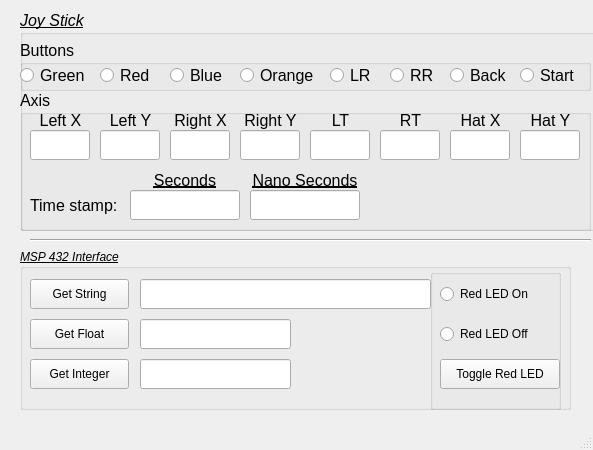
<?xml version="1.0" encoding="UTF-8"?>
<ui version="4.0">
 <class>MainWindow</class>
 <widget class="QMainWindow" name="MainWindow">
  <property name="geometry">
   <rect>
    <x>0</x>
    <y>0</y>
    <width>593</width>
    <height>450</height>
   </rect>
  </property>
  <property name="windowTitle">
   <string>Ros Qt Example</string>
  </property>
  <widget class="QWidget" name="centralWidget">
   <widget class="Line" name="line">
    <property name="geometry">
     <rect>
      <x>30</x>
      <y>230</y>
      <width>561</width>
      <height>20</height>
     </rect>
    </property>
    <property name="orientation">
     <enum>Qt::Horizontal</enum>
    </property>
   </widget>
   <widget class="QGroupBox" name="groupBox_msp432">
    <property name="geometry">
     <rect>
      <x>20</x>
      <y>249</y>
      <width>551</width>
      <height>161</height>
     </rect>
    </property>
    <property name="font">
     <font>
      <italic>true</italic>
      <underline>true</underline>
     </font>
    </property>
    <property name="title">
     <string>MSP 432 Interface</string>
    </property>
    <widget class="QLineEdit" name="lineEdit_float">
     <property name="geometry">
      <rect>
       <x>120</x>
       <y>70</y>
       <width>151</width>
       <height>30</height>
      </rect>
     </property>
     <property name="font">
      <font>
       <italic>false</italic>
       <underline>false</underline>
      </font>
     </property>
     <property name="focusPolicy">
      <enum>Qt::ClickFocus</enum>
     </property>
    </widget>
    <widget class="QPushButton" name="pushButton_integer">
     <property name="geometry">
      <rect>
       <x>10</x>
       <y>110</y>
       <width>99</width>
       <height>30</height>
      </rect>
     </property>
     <property name="font">
      <font>
       <italic>false</italic>
       <underline>false</underline>
      </font>
     </property>
     <property name="focusPolicy">
      <enum>Qt::ClickFocus</enum>
     </property>
     <property name="text">
      <string>Get Integer</string>
     </property>
    </widget>
    <widget class="QPushButton" name="pushButton_string">
     <property name="geometry">
      <rect>
       <x>10</x>
       <y>30</y>
       <width>99</width>
       <height>30</height>
      </rect>
     </property>
     <property name="font">
      <font>
       <italic>false</italic>
       <underline>false</underline>
      </font>
     </property>
     <property name="focusPolicy">
      <enum>Qt::ClickFocus</enum>
     </property>
     <property name="text">
      <string>Get String</string>
     </property>
    </widget>
    <widget class="QLineEdit" name="lineEdit_integer">
     <property name="geometry">
      <rect>
       <x>120</x>
       <y>110</y>
       <width>151</width>
       <height>30</height>
      </rect>
     </property>
     <property name="font">
      <font>
       <italic>false</italic>
       <underline>false</underline>
      </font>
     </property>
     <property name="focusPolicy">
      <enum>Qt::ClickFocus</enum>
     </property>
    </widget>
    <widget class="QLineEdit" name="lineEdit_string">
     <property name="geometry">
      <rect>
       <x>120</x>
       <y>30</y>
       <width>291</width>
       <height>30</height>
      </rect>
     </property>
     <property name="font">
      <font>
       <italic>false</italic>
       <underline>false</underline>
      </font>
     </property>
     <property name="focusPolicy">
      <enum>Qt::ClickFocus</enum>
     </property>
    </widget>
    <widget class="QPushButton" name="pushButton_float">
     <property name="geometry">
      <rect>
       <x>10</x>
       <y>70</y>
       <width>99</width>
       <height>30</height>
      </rect>
     </property>
     <property name="font">
      <font>
       <italic>false</italic>
       <underline>false</underline>
      </font>
     </property>
     <property name="focusPolicy">
      <enum>Qt::ClickFocus</enum>
     </property>
     <property name="text">
      <string>Get Float</string>
     </property>
    </widget>
    <widget class="QGroupBox" name="groupBox_leds">
     <property name="geometry">
      <rect>
       <x>410</x>
       <y>20</y>
       <width>131</width>
       <height>141</height>
      </rect>
     </property>
     <property name="font">
      <font>
       <italic>false</italic>
       <underline>false</underline>
      </font>
     </property>
     <property name="title">
      <string/>
     </property>
     <widget class="QRadioButton" name="radioButton_ledOn">
      <property name="geometry">
       <rect>
        <x>10</x>
        <y>10</y>
        <width>121</width>
        <height>30</height>
       </rect>
      </property>
      <property name="font">
       <font>
        <italic>false</italic>
        <underline>false</underline>
       </font>
      </property>
      <property name="focusPolicy">
       <enum>Qt::ClickFocus</enum>
      </property>
      <property name="text">
       <string>Red LED On</string>
      </property>
     </widget>
     <widget class="QRadioButton" name="radioButton_ledOff">
      <property name="geometry">
       <rect>
        <x>10</x>
        <y>50</y>
        <width>121</width>
        <height>30</height>
       </rect>
      </property>
      <property name="font">
       <font>
        <italic>false</italic>
        <underline>false</underline>
       </font>
      </property>
      <property name="focusPolicy">
       <enum>Qt::ClickFocus</enum>
      </property>
      <property name="text">
       <string>Red LED Off</string>
      </property>
     </widget>
     <widget class="QPushButton" name="pushButton_ledToggle">
      <property name="geometry">
       <rect>
        <x>10</x>
        <y>90</y>
        <width>120</width>
        <height>30</height>
       </rect>
      </property>
      <property name="font">
       <font>
        <italic>false</italic>
        <underline>false</underline>
       </font>
      </property>
      <property name="focusPolicy">
       <enum>Qt::ClickFocus</enum>
      </property>
      <property name="text">
       <string>Toggle Red LED</string>
      </property>
     </widget>
    </widget>
   </widget>
   <widget class="QGroupBox" name="groupBox_joyStick">
    <property name="geometry">
     <rect>
      <x>20</x>
      <y>10</y>
      <width>581</width>
      <height>221</height>
     </rect>
    </property>
    <property name="font">
     <font>
      <pointsize>12</pointsize>
      <italic>true</italic>
      <underline>true</underline>
     </font>
    </property>
    <property name="title">
     <string>Joy Stick</string>
    </property>
    <widget class="QGroupBox" name="groupBox_buttons">
     <property name="geometry">
      <rect>
       <x>0</x>
       <y>30</y>
       <width>571</width>
       <height>51</height>
      </rect>
     </property>
     <property name="font">
      <font>
       <italic>false</italic>
       <underline>false</underline>
      </font>
     </property>
     <property name="title">
      <string>Buttons</string>
     </property>
     <widget class="QRadioButton" name="radioButton_red">
      <property name="geometry">
       <rect>
        <x>80</x>
        <y>20</y>
        <width>70</width>
        <height>30</height>
       </rect>
      </property>
      <property name="focusPolicy">
       <enum>Qt::ClickFocus</enum>
      </property>
      <property name="text">
       <string>Red</string>
      </property>
      <property name="autoExclusive">
       <bool>false</bool>
      </property>
     </widget>
     <widget class="QRadioButton" name="radioButton_LR">
      <property name="geometry">
       <rect>
        <x>310</x>
        <y>20</y>
        <width>51</width>
        <height>30</height>
       </rect>
      </property>
      <property name="focusPolicy">
       <enum>Qt::ClickFocus</enum>
      </property>
      <property name="text">
       <string>LR</string>
      </property>
      <property name="autoExclusive">
       <bool>false</bool>
      </property>
     </widget>
     <widget class="QRadioButton" name="radioButton_RR">
      <property name="geometry">
       <rect>
        <x>370</x>
        <y>20</y>
        <width>51</width>
        <height>30</height>
       </rect>
      </property>
      <property name="focusPolicy">
       <enum>Qt::ClickFocus</enum>
      </property>
      <property name="text">
       <string>RR</string>
      </property>
      <property name="autoExclusive">
       <bool>false</bool>
      </property>
     </widget>
     <widget class="QRadioButton" name="radioButton_orange">
      <property name="geometry">
       <rect>
        <x>220</x>
        <y>20</y>
        <width>80</width>
        <height>30</height>
       </rect>
      </property>
      <property name="focusPolicy">
       <enum>Qt::ClickFocus</enum>
      </property>
      <property name="text">
       <string>Orange</string>
      </property>
      <property name="autoExclusive">
       <bool>false</bool>
      </property>
     </widget>
     <widget class="QRadioButton" name="radioButton_green">
      <property name="geometry">
       <rect>
        <x>0</x>
        <y>20</y>
        <width>70</width>
        <height>30</height>
       </rect>
      </property>
      <property name="focusPolicy">
       <enum>Qt::ClickFocus</enum>
      </property>
      <property name="text">
       <string>Green</string>
      </property>
      <property name="autoExclusive">
       <bool>false</bool>
      </property>
     </widget>
     <widget class="QRadioButton" name="radioButton_blue">
      <property name="geometry">
       <rect>
        <x>150</x>
        <y>20</y>
        <width>61</width>
        <height>30</height>
       </rect>
      </property>
      <property name="focusPolicy">
       <enum>Qt::ClickFocus</enum>
      </property>
      <property name="text">
       <string>Blue</string>
      </property>
      <property name="autoExclusive">
       <bool>false</bool>
      </property>
     </widget>
     <widget class="QRadioButton" name="radioButton_back">
      <property name="geometry">
       <rect>
        <x>430</x>
        <y>20</y>
        <width>70</width>
        <height>30</height>
       </rect>
      </property>
      <property name="focusPolicy">
       <enum>Qt::ClickFocus</enum>
      </property>
      <property name="text">
       <string>Back</string>
      </property>
      <property name="autoExclusive">
       <bool>false</bool>
      </property>
     </widget>
     <widget class="QRadioButton" name="radioButton_start">
      <property name="geometry">
       <rect>
        <x>500</x>
        <y>20</y>
        <width>61</width>
        <height>30</height>
       </rect>
      </property>
      <property name="focusPolicy">
       <enum>Qt::ClickFocus</enum>
      </property>
      <property name="text">
       <string>Start</string>
      </property>
      <property name="autoExclusive">
       <bool>false</bool>
      </property>
     </widget>
    </widget>
    <widget class="QGroupBox" name="groupBox_axis">
     <property name="geometry">
      <rect>
       <x>0</x>
       <y>80</y>
       <width>571</width>
       <height>141</height>
      </rect>
     </property>
     <property name="font">
      <font>
       <italic>false</italic>
       <underline>false</underline>
      </font>
     </property>
     <property name="title">
      <string>Axis</string>
     </property>
     <widget class="QLabel" name="label_RT">
      <property name="geometry">
       <rect>
        <x>360</x>
        <y>20</y>
        <width>61</width>
        <height>20</height>
       </rect>
      </property>
      <property name="text">
       <string>RT</string>
      </property>
      <property name="alignment">
       <set>Qt::AlignCenter</set>
      </property>
     </widget>
     <widget class="QLineEdit" name="lineEdit_hatY">
      <property name="geometry">
       <rect>
        <x>500</x>
        <y>40</y>
        <width>60</width>
        <height>30</height>
       </rect>
      </property>
      <property name="focusPolicy">
       <enum>Qt::NoFocus</enum>
      </property>
      <property name="alignment">
       <set>Qt::AlignCenter</set>
      </property>
     </widget>
     <widget class="QLineEdit" name="lineEdit_RT">
      <property name="geometry">
       <rect>
        <x>360</x>
        <y>40</y>
        <width>60</width>
        <height>30</height>
       </rect>
      </property>
      <property name="focusPolicy">
       <enum>Qt::NoFocus</enum>
      </property>
      <property name="alignment">
       <set>Qt::AlignCenter</set>
      </property>
     </widget>
     <widget class="QLabel" name="label_rightX">
      <property name="geometry">
       <rect>
        <x>150</x>
        <y>20</y>
        <width>61</width>
        <height>20</height>
       </rect>
      </property>
      <property name="text">
       <string>Right X</string>
      </property>
      <property name="alignment">
       <set>Qt::AlignCenter</set>
      </property>
     </widget>
     <widget class="QLineEdit" name="lineEdit_rightY">
      <property name="geometry">
       <rect>
        <x>220</x>
        <y>40</y>
        <width>60</width>
        <height>30</height>
       </rect>
      </property>
      <property name="focusPolicy">
       <enum>Qt::NoFocus</enum>
      </property>
      <property name="alignment">
       <set>Qt::AlignCenter</set>
      </property>
     </widget>
     <widget class="QLabel" name="label_rightY">
      <property name="geometry">
       <rect>
        <x>220</x>
        <y>20</y>
        <width>61</width>
        <height>20</height>
       </rect>
      </property>
      <property name="text">
       <string>Right Y</string>
      </property>
      <property name="alignment">
       <set>Qt::AlignCenter</set>
      </property>
     </widget>
     <widget class="QLabel" name="label_leftY">
      <property name="geometry">
       <rect>
        <x>80</x>
        <y>20</y>
        <width>61</width>
        <height>20</height>
       </rect>
      </property>
      <property name="text">
       <string>Left Y</string>
      </property>
      <property name="alignment">
       <set>Qt::AlignCenter</set>
      </property>
     </widget>
     <widget class="QLabel" name="label_hatX">
      <property name="geometry">
       <rect>
        <x>430</x>
        <y>20</y>
        <width>61</width>
        <height>20</height>
       </rect>
      </property>
      <property name="text">
       <string>Hat X</string>
      </property>
      <property name="alignment">
       <set>Qt::AlignCenter</set>
      </property>
     </widget>
     <widget class="QLineEdit" name="lineEdit_leftX">
      <property name="geometry">
       <rect>
        <x>10</x>
        <y>40</y>
        <width>60</width>
        <height>30</height>
       </rect>
      </property>
      <property name="focusPolicy">
       <enum>Qt::NoFocus</enum>
      </property>
      <property name="alignment">
       <set>Qt::AlignCenter</set>
      </property>
     </widget>
     <widget class="QLineEdit" name="lineEdit_leftY">
      <property name="geometry">
       <rect>
        <x>80</x>
        <y>40</y>
        <width>60</width>
        <height>30</height>
       </rect>
      </property>
      <property name="focusPolicy">
       <enum>Qt::NoFocus</enum>
      </property>
      <property name="alignment">
       <set>Qt::AlignCenter</set>
      </property>
     </widget>
     <widget class="QLabel" name="label_hatY">
      <property name="geometry">
       <rect>
        <x>500</x>
        <y>20</y>
        <width>61</width>
        <height>20</height>
       </rect>
      </property>
      <property name="text">
       <string>Hat Y</string>
      </property>
      <property name="alignment">
       <set>Qt::AlignCenter</set>
      </property>
     </widget>
     <widget class="QLabel" name="label_leftX">
      <property name="geometry">
       <rect>
        <x>10</x>
        <y>20</y>
        <width>61</width>
        <height>20</height>
       </rect>
      </property>
      <property name="text">
       <string>Left X</string>
      </property>
      <property name="alignment">
       <set>Qt::AlignCenter</set>
      </property>
     </widget>
     <widget class="QLineEdit" name="lineEdit_LT">
      <property name="geometry">
       <rect>
        <x>290</x>
        <y>40</y>
        <width>60</width>
        <height>30</height>
       </rect>
      </property>
      <property name="focusPolicy">
       <enum>Qt::NoFocus</enum>
      </property>
      <property name="alignment">
       <set>Qt::AlignCenter</set>
      </property>
     </widget>
     <widget class="QLineEdit" name="lineEdit_rightX">
      <property name="geometry">
       <rect>
        <x>150</x>
        <y>40</y>
        <width>60</width>
        <height>30</height>
       </rect>
      </property>
      <property name="focusPolicy">
       <enum>Qt::NoFocus</enum>
      </property>
      <property name="alignment">
       <set>Qt::AlignCenter</set>
      </property>
     </widget>
     <widget class="QLabel" name="label_LT">
      <property name="geometry">
       <rect>
        <x>290</x>
        <y>20</y>
        <width>61</width>
        <height>20</height>
       </rect>
      </property>
      <property name="text">
       <string>LT</string>
      </property>
      <property name="alignment">
       <set>Qt::AlignCenter</set>
      </property>
     </widget>
     <widget class="QLineEdit" name="lineEdit_hatX">
      <property name="geometry">
       <rect>
        <x>430</x>
        <y>40</y>
        <width>60</width>
        <height>30</height>
       </rect>
      </property>
      <property name="focusPolicy">
       <enum>Qt::NoFocus</enum>
      </property>
      <property name="alignment">
       <set>Qt::AlignCenter</set>
      </property>
     </widget>
     <widget class="QLineEdit" name="lineEdit_nanosec">
      <property name="geometry">
       <rect>
        <x>230</x>
        <y>100</y>
        <width>110</width>
        <height>30</height>
       </rect>
      </property>
      <property name="focusPolicy">
       <enum>Qt::NoFocus</enum>
      </property>
      <property name="alignment">
       <set>Qt::AlignCenter</set>
      </property>
     </widget>
     <widget class="QLabel" name="label">
      <property name="geometry">
       <rect>
        <x>10</x>
        <y>100</y>
        <width>91</width>
        <height>30</height>
       </rect>
      </property>
      <property name="text">
       <string>Time stamp:</string>
      </property>
     </widget>
     <widget class="QLineEdit" name="lineEdit_seconds">
      <property name="geometry">
       <rect>
        <x>110</x>
        <y>100</y>
        <width>110</width>
        <height>30</height>
       </rect>
      </property>
      <property name="focusPolicy">
       <enum>Qt::NoFocus</enum>
      </property>
      <property name="alignment">
       <set>Qt::AlignCenter</set>
      </property>
     </widget>
     <widget class="QLabel" name="label_seconds">
      <property name="geometry">
       <rect>
        <x>110</x>
        <y>80</y>
        <width>110</width>
        <height>20</height>
       </rect>
      </property>
      <property name="font">
       <font>
        <underline>true</underline>
       </font>
      </property>
      <property name="text">
       <string>Seconds</string>
      </property>
      <property name="alignment">
       <set>Qt::AlignCenter</set>
      </property>
     </widget>
     <widget class="QLabel" name="label_nanosec">
      <property name="geometry">
       <rect>
        <x>230</x>
        <y>80</y>
        <width>110</width>
        <height>20</height>
       </rect>
      </property>
      <property name="font">
       <font>
        <underline>true</underline>
       </font>
      </property>
      <property name="text">
       <string>Nano Seconds</string>
      </property>
      <property name="alignment">
       <set>Qt::AlignCenter</set>
      </property>
     </widget>
    </widget>
   </widget>
  </widget>
  <widget class="QMenuBar" name="menuBar">
   <property name="geometry">
    <rect>
     <x>0</x>
     <y>0</y>
     <width>593</width>
     <height>25</height>
    </rect>
   </property>
  </widget>
  <widget class="QStatusBar" name="statusBar"/>
 </widget>
 <layoutdefault spacing="6" margin="11"/>
 <tabstops>
  <tabstop>radioButton_green</tabstop>
  <tabstop>radioButton_red</tabstop>
  <tabstop>radioButton_blue</tabstop>
  <tabstop>radioButton_orange</tabstop>
  <tabstop>radioButton_LR</tabstop>
  <tabstop>radioButton_RR</tabstop>
  <tabstop>radioButton_back</tabstop>
  <tabstop>radioButton_start</tabstop>
  <tabstop>radioButton_ledOn</tabstop>
  <tabstop>radioButton_ledOff</tabstop>
  <tabstop>pushButton_ledToggle</tabstop>
  <tabstop>pushButton_string</tabstop>
  <tabstop>pushButton_float</tabstop>
  <tabstop>pushButton_integer</tabstop>
 </tabstops>
 <resources/>
 <connections/>
</ui>
